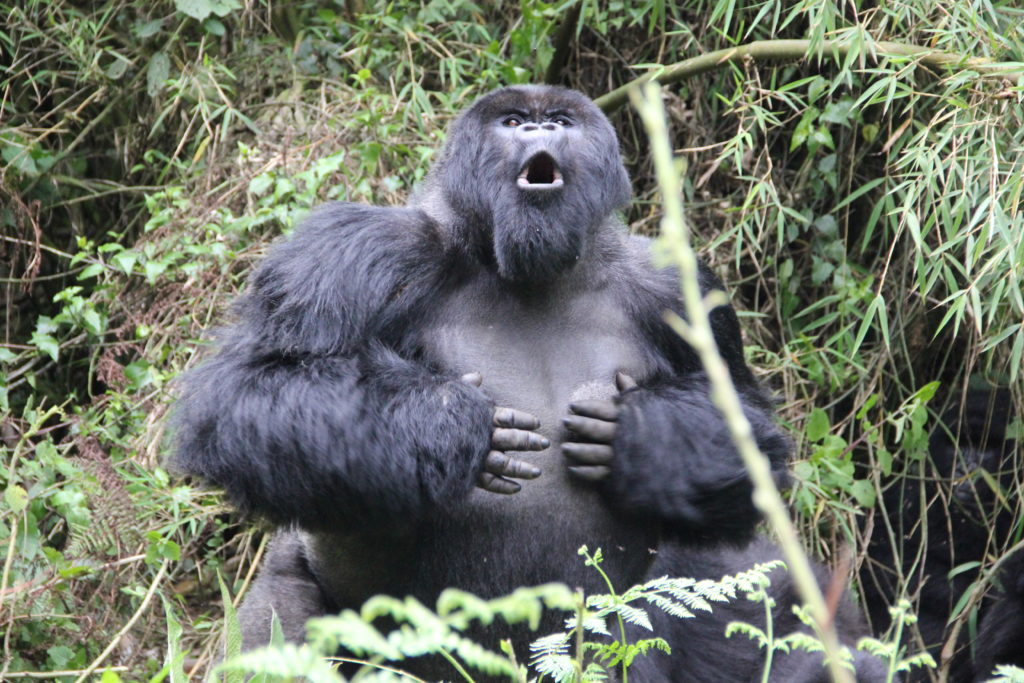
#> input picture labs/lab8/images/nick_kong.jpg, 1024 x 683 px
$ python img_object.py
#> lines starting #> are read from the running program, lines starting #| are printed output that depends on the picture
#
# img_object.py
# Created by Nicolas Lara Fonseca and Rodrigo Andrade
# 19 February 2020
#

from PIL import Image

le = Image.open('images/nick_kong.jpg')
#> le is the input picture: PIL image 1024x683 RGB; mean R, G, B 108.9, 114.5, 103.4

# thumbnail() resizes an image according to tuple passed in
# le.thumbnail((100,100))
# le.show()

# creates a histogram containing all 768 color intensities
# print(le.histogram())

# creates a copy of the image with the number of colors passed in
le= le.quantize(2)
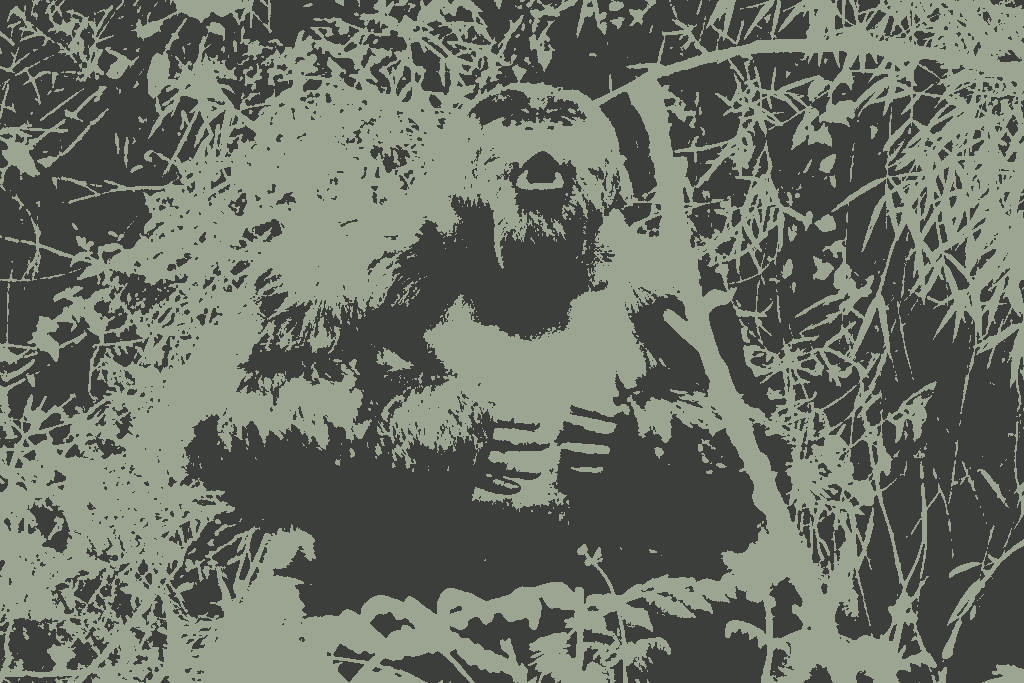
#> le: PIL image 1024x683 P; mean R, G, B 106.3, 111.7, 101
le.save('images/quantized_img.png')

le.show()
